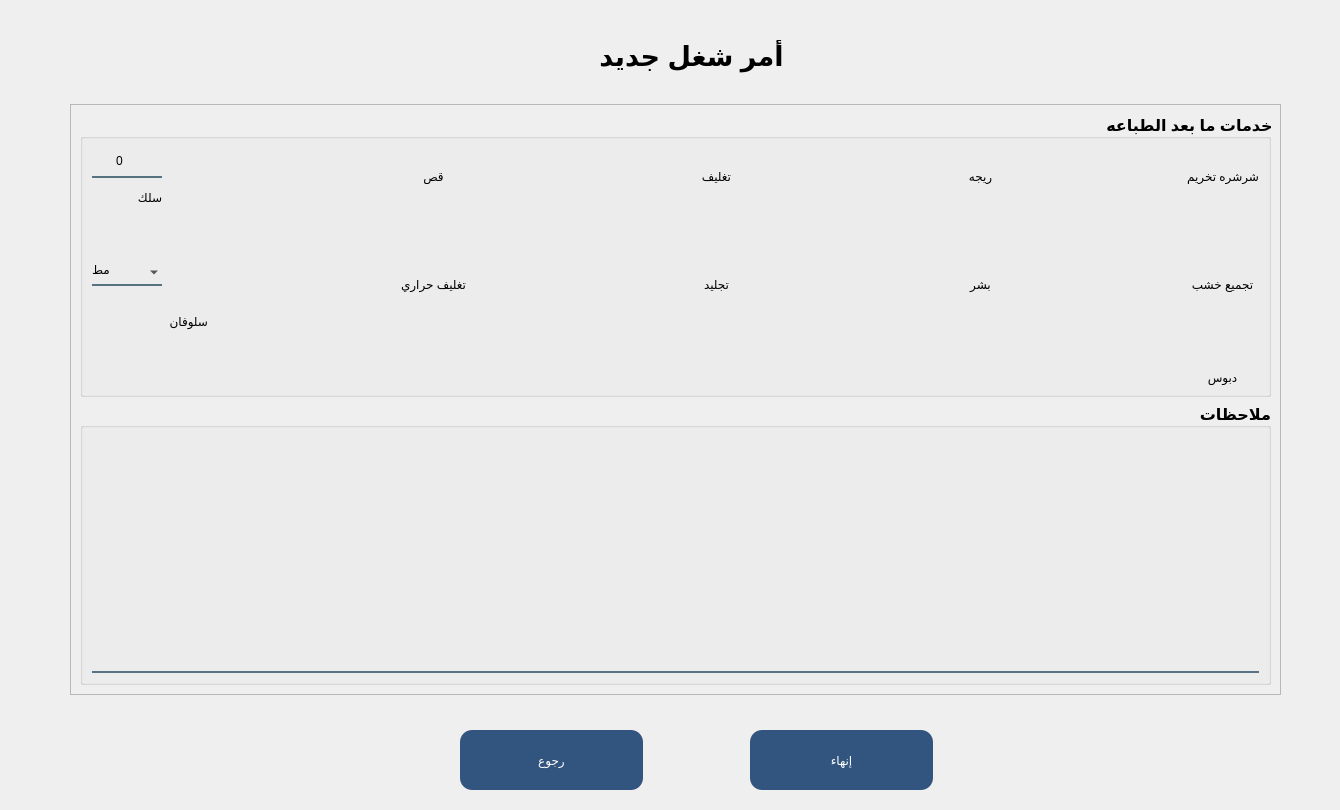
<?xml version="1.0" encoding="UTF-8"?>
<ui version="4.0">
 <class>Form</class>
 <widget class="QWidget" name="Form">
  <property name="geometry">
   <rect>
    <x>0</x>
    <y>0</y>
    <width>1340</width>
    <height>810</height>
   </rect>
  </property>
  <property name="minimumSize">
   <size>
    <width>1340</width>
    <height>810</height>
   </size>
  </property>
  <property name="maximumSize">
   <size>
    <width>1340</width>
    <height>810</height>
   </size>
  </property>
  <property name="windowTitle">
   <string>Form</string>
  </property>
  <widget class="QFrame" name="frame">
   <property name="geometry">
    <rect>
     <x>70</x>
     <y>104</y>
     <width>1211</width>
     <height>591</height>
    </rect>
   </property>
   <property name="frameShape">
    <enum>QFrame::StyledPanel</enum>
   </property>
   <property name="frameShadow">
    <enum>QFrame::Raised</enum>
   </property>
   <layout class="QGridLayout" name="gridLayout_3">
    <item row="0" column="0">
     <widget class="QGroupBox" name="groupBox_5">
      <property name="minimumSize">
       <size>
        <width>0</width>
        <height>0</height>
       </size>
      </property>
      <property name="font">
       <font>
        <pointsize>12</pointsize>
        <weight>75</weight>
        <bold>true</bold>
       </font>
      </property>
      <property name="layoutDirection">
       <enum>Qt::RightToLeft</enum>
      </property>
      <property name="autoFillBackground">
       <bool>false</bool>
      </property>
      <property name="styleSheet">
       <string notr="true">background-color: rgb(0, 0, 0, 0);</string>
      </property>
      <property name="title">
       <string>خدمات ما بعد الطباعه</string>
      </property>
      <property name="alignment">
       <set>Qt::AlignLeading|Qt::AlignLeft|Qt::AlignVCenter</set>
      </property>
      <layout class="QGridLayout" name="gridLayout_2">
       <item row="5" column="0">
        <layout class="QVBoxLayout" name="verticalLayout_17">
         <item>
          <widget class="QCheckBox" name="checkBox_22">
           <property name="font">
            <font>
             <pointsize>18</pointsize>
             <weight>50</weight>
             <bold>false</bold>
            </font>
           </property>
           <property name="styleSheet">
            <string notr="true"/>
           </property>
           <property name="text">
            <string/>
           </property>
           <property name="icon">
            <iconset resource="app_resources.qrc">
             <normaloff>:/icons/icons/icons8-tools-64 (3).png</normaloff>:/icons/icons/icons8-tools-64 (3).png</iconset>
           </property>
           <property name="iconSize">
            <size>
             <width>40</width>
             <height>40</height>
            </size>
           </property>
           <property name="checked">
            <bool>false</bool>
           </property>
          </widget>
         </item>
         <item>
          <widget class="QLabel" name="label_18">
           <property name="text">
            <string>دبوس</string>
           </property>
           <property name="alignment">
            <set>Qt::AlignCenter</set>
           </property>
          </widget>
         </item>
        </layout>
       </item>
       <item row="0" column="4">
        <layout class="QVBoxLayout" name="verticalLayout_3">
         <item>
          <widget class="QCheckBox" name="checkBox_8">
           <property name="font">
            <font>
             <pointsize>18</pointsize>
             <weight>50</weight>
             <bold>false</bold>
            </font>
           </property>
           <property name="styleSheet">
            <string notr="true"/>
           </property>
           <property name="text">
            <string/>
           </property>
           <property name="icon">
            <iconset resource="app_resources.qrc">
             <normaloff>:/icons/icons/icons8-tools-64 (11).png</normaloff>:/icons/icons/icons8-tools-64 (11).png</iconset>
           </property>
           <property name="iconSize">
            <size>
             <width>40</width>
             <height>40</height>
            </size>
           </property>
           <property name="checked">
            <bool>false</bool>
           </property>
          </widget>
         </item>
         <item>
          <widget class="QLabel" name="label_4">
           <property name="text">
            <string>تغليف</string>
           </property>
           <property name="alignment">
            <set>Qt::AlignCenter</set>
           </property>
          </widget>
         </item>
        </layout>
       </item>
       <item row="0" column="6">
        <layout class="QVBoxLayout" name="verticalLayout_4">
         <item>
          <widget class="QCheckBox" name="checkBox_9">
           <property name="font">
            <font>
             <pointsize>18</pointsize>
             <weight>50</weight>
             <bold>false</bold>
            </font>
           </property>
           <property name="styleSheet">
            <string notr="true"/>
           </property>
           <property name="text">
            <string/>
           </property>
           <property name="icon">
            <iconset resource="app_resources.qrc">
             <normaloff>:/icons/icons/icons8-tools-64 (5).png</normaloff>:/icons/icons/icons8-tools-64 (5).png</iconset>
           </property>
           <property name="iconSize">
            <size>
             <width>40</width>
             <height>40</height>
            </size>
           </property>
           <property name="checked">
            <bool>false</bool>
           </property>
          </widget>
         </item>
         <item>
          <widget class="QLabel" name="label_5">
           <property name="text">
            <string>قص</string>
           </property>
           <property name="alignment">
            <set>Qt::AlignCenter</set>
           </property>
          </widget>
         </item>
        </layout>
       </item>
       <item row="3" column="6">
        <layout class="QVBoxLayout" name="verticalLayout_16">
         <item>
          <widget class="QCheckBox" name="checkBox_20">
           <property name="font">
            <font>
             <pointsize>18</pointsize>
             <weight>50</weight>
             <bold>false</bold>
            </font>
           </property>
           <property name="styleSheet">
            <string notr="true"/>
           </property>
           <property name="text">
            <string/>
           </property>
           <property name="icon">
            <iconset resource="app_resources.qrc">
             <normaloff>:/icons/icons/icons8-tools-64 (2).png</normaloff>:/icons/icons/icons8-tools-64 (2).png</iconset>
           </property>
           <property name="iconSize">
            <size>
             <width>40</width>
             <height>40</height>
            </size>
           </property>
           <property name="checked">
            <bool>false</bool>
           </property>
          </widget>
         </item>
         <item>
          <widget class="QLabel" name="label_17">
           <property name="text">
            <string>تغليف حراري</string>
           </property>
           <property name="alignment">
            <set>Qt::AlignCenter</set>
           </property>
          </widget>
         </item>
        </layout>
       </item>
       <item row="3" column="4">
        <layout class="QVBoxLayout" name="verticalLayout_15">
         <item>
          <widget class="QCheckBox" name="checkBox_19">
           <property name="font">
            <font>
             <pointsize>18</pointsize>
             <weight>50</weight>
             <bold>false</bold>
            </font>
           </property>
           <property name="styleSheet">
            <string notr="true"/>
           </property>
           <property name="text">
            <string/>
           </property>
           <property name="icon">
            <iconset resource="app_resources.qrc">
             <normaloff>:/icons/icons/icons8-tools-64 (9).png</normaloff>:/icons/icons/icons8-tools-64 (9).png</iconset>
           </property>
           <property name="iconSize">
            <size>
             <width>40</width>
             <height>40</height>
            </size>
           </property>
           <property name="checked">
            <bool>false</bool>
           </property>
          </widget>
         </item>
         <item>
          <widget class="QLabel" name="label_16">
           <property name="text">
            <string>تجليد</string>
           </property>
           <property name="alignment">
            <set>Qt::AlignCenter</set>
           </property>
          </widget>
         </item>
        </layout>
       </item>
       <item row="3" column="0">
        <layout class="QVBoxLayout" name="verticalLayout_2">
         <item>
          <widget class="QCheckBox" name="checkBox_7">
           <property name="font">
            <font>
             <pointsize>18</pointsize>
             <weight>50</weight>
             <bold>false</bold>
            </font>
           </property>
           <property name="styleSheet">
            <string notr="true"/>
           </property>
           <property name="text">
            <string/>
           </property>
           <property name="icon">
            <iconset resource="app_resources.qrc">
             <normaloff>:/icons/icons/icons8-tools-64 (6).png</normaloff>:/icons/icons/icons8-tools-64 (6).png</iconset>
           </property>
           <property name="iconSize">
            <size>
             <width>40</width>
             <height>40</height>
            </size>
           </property>
           <property name="checked">
            <bool>false</bool>
           </property>
          </widget>
         </item>
         <item>
          <widget class="QLabel" name="label_3">
           <property name="text">
            <string>تجميع خشب</string>
           </property>
           <property name="alignment">
            <set>Qt::AlignCenter</set>
           </property>
          </widget>
         </item>
        </layout>
       </item>
       <item row="0" column="2">
        <layout class="QVBoxLayout" name="verticalLayout_6">
         <item>
          <widget class="QCheckBox" name="checkBox_11">
           <property name="font">
            <font>
             <pointsize>18</pointsize>
             <weight>50</weight>
             <bold>false</bold>
            </font>
           </property>
           <property name="styleSheet">
            <string notr="true"/>
           </property>
           <property name="text">
            <string/>
           </property>
           <property name="icon">
            <iconset resource="app_resources.qrc">
             <normaloff>:/icons/icons/icons8-tools-64 (6).png</normaloff>:/icons/icons/icons8-tools-64 (6).png</iconset>
           </property>
           <property name="iconSize">
            <size>
             <width>40</width>
             <height>40</height>
            </size>
           </property>
           <property name="checked">
            <bool>false</bool>
           </property>
          </widget>
         </item>
         <item>
          <widget class="QLabel" name="label_7">
           <property name="text">
            <string>ريجه</string>
           </property>
           <property name="alignment">
            <set>Qt::AlignCenter</set>
           </property>
          </widget>
         </item>
        </layout>
       </item>
       <item row="3" column="8">
        <layout class="QHBoxLayout" name="horizontalLayout">
         <item>
          <widget class="QLabel" name="label_2">
           <property name="minimumSize">
            <size>
             <width>40</width>
             <height>40</height>
            </size>
           </property>
           <property name="maximumSize">
            <size>
             <width>40</width>
             <height>40</height>
            </size>
           </property>
           <property name="text">
            <string/>
           </property>
           <property name="pixmap">
            <pixmap resource="app_resources.qrc">:/icons/icons/icons8-tools-64 (4).png</pixmap>
           </property>
           <property name="scaledContents">
            <bool>true</bool>
           </property>
          </widget>
         </item>
         <item>
          <widget class="QComboBox" name="comboBox">
           <property name="minimumSize">
            <size>
             <width>70</width>
             <height>0</height>
            </size>
           </property>
           <property name="maximumSize">
            <size>
             <width>70</width>
             <height>16777215</height>
            </size>
           </property>
           <property name="layoutDirection">
            <enum>Qt::LeftToRight</enum>
           </property>
           <property name="styleSheet">
            <string notr="true">background-color:rgba(0, 0, 0, 0);
border:none;
border-bottom:2px solid rgba(46, 82, 101, 200);
font: 11pt &quot;Acumin Pro&quot;;
padding-bottom:7px;</string>
           </property>
           <item>
            <property name="text">
             <string>مط</string>
            </property>
           </item>
           <item>
            <property name="text">
             <string>لامع</string>
            </property>
           </item>
          </widget>
         </item>
        </layout>
       </item>
       <item row="0" column="8">
        <layout class="QHBoxLayout" name="horizontalLayout_2">
         <item>
          <widget class="QLabel" name="label_19">
           <property name="maximumSize">
            <size>
             <width>40</width>
             <height>40</height>
            </size>
           </property>
           <property name="text">
            <string/>
           </property>
           <property name="pixmap">
            <pixmap resource="app_resources.qrc">:/icons/icons/icons8-tools-64 (10).png</pixmap>
           </property>
           <property name="scaledContents">
            <bool>true</bool>
           </property>
          </widget>
         </item>
         <item>
          <widget class="QSpinBox" name="spinBox">
           <property name="minimumSize">
            <size>
             <width>70</width>
             <height>0</height>
            </size>
           </property>
           <property name="maximumSize">
            <size>
             <width>70</width>
             <height>16777215</height>
            </size>
           </property>
           <property name="layoutDirection">
            <enum>Qt::LeftToRight</enum>
           </property>
           <property name="styleSheet">
            <string notr="true">background-color:rgba(0, 0, 0, 0);
border:none;
border-bottom:2px solid rgba(46, 82, 101, 200);
font: 11pt &quot;Acumin Pro&quot;;
padding-bottom:7px;</string>
           </property>
           <property name="alignment">
            <set>Qt::AlignCenter</set>
           </property>
          </widget>
         </item>
        </layout>
       </item>
       <item row="3" column="2">
        <layout class="QVBoxLayout" name="verticalLayout_14">
         <item>
          <widget class="QCheckBox" name="checkBox_18">
           <property name="font">
            <font>
             <pointsize>18</pointsize>
             <weight>50</weight>
             <bold>false</bold>
            </font>
           </property>
           <property name="styleSheet">
            <string notr="true"/>
           </property>
           <property name="text">
            <string/>
           </property>
           <property name="icon">
            <iconset resource="app_resources.qrc">
             <normaloff>:/icons/icons/icons8-tools-64 (8).png</normaloff>:/icons/icons/icons8-tools-64 (8).png</iconset>
           </property>
           <property name="iconSize">
            <size>
             <width>40</width>
             <height>40</height>
            </size>
           </property>
           <property name="checked">
            <bool>false</bool>
           </property>
          </widget>
         </item>
         <item>
          <widget class="QLabel" name="label_15">
           <property name="text">
            <string>بشر</string>
           </property>
           <property name="alignment">
            <set>Qt::AlignCenter</set>
           </property>
          </widget>
         </item>
        </layout>
       </item>
       <item row="0" column="5">
        <spacer name="horizontalSpacer_10">
         <property name="orientation">
          <enum>Qt::Horizontal</enum>
         </property>
         <property name="sizeHint" stdset="0">
          <size>
           <width>109</width>
           <height>20</height>
          </size>
         </property>
        </spacer>
       </item>
       <item row="3" column="7">
        <spacer name="horizontalSpacer_12">
         <property name="orientation">
          <enum>Qt::Horizontal</enum>
         </property>
         <property name="sizeHint" stdset="0">
          <size>
           <width>53</width>
           <height>20</height>
          </size>
         </property>
        </spacer>
       </item>
       <item row="0" column="1">
        <spacer name="horizontalSpacer_7">
         <property name="orientation">
          <enum>Qt::Horizontal</enum>
         </property>
         <property name="sizeHint" stdset="0">
          <size>
           <width>147</width>
           <height>20</height>
          </size>
         </property>
        </spacer>
       </item>
       <item row="0" column="0">
        <layout class="QVBoxLayout" name="verticalLayout_13">
         <item>
          <widget class="QCheckBox" name="checkBox_17">
           <property name="font">
            <font>
             <pointsize>18</pointsize>
             <weight>50</weight>
             <bold>false</bold>
            </font>
           </property>
           <property name="styleSheet">
            <string notr="true"/>
           </property>
           <property name="text">
            <string/>
           </property>
           <property name="icon">
            <iconset resource="app_resources.qrc">
             <normaloff>:/icons/icons/icons8-tools-64 (7).png</normaloff>:/icons/icons/icons8-tools-64 (7).png</iconset>
           </property>
           <property name="iconSize">
            <size>
             <width>40</width>
             <height>40</height>
            </size>
           </property>
           <property name="checked">
            <bool>false</bool>
           </property>
          </widget>
         </item>
         <item>
          <widget class="QLabel" name="label_14">
           <property name="text">
            <string>شرشره تخريم</string>
           </property>
          </widget>
         </item>
        </layout>
       </item>
       <item row="3" column="3">
        <spacer name="horizontalSpacer_9">
         <property name="orientation">
          <enum>Qt::Horizontal</enum>
         </property>
         <property name="sizeHint" stdset="0">
          <size>
           <width>151</width>
           <height>20</height>
          </size>
         </property>
        </spacer>
       </item>
       <item row="1" column="8">
        <widget class="QLabel" name="label_23">
         <property name="text">
          <string>سلك</string>
         </property>
         <property name="alignment">
          <set>Qt::AlignCenter</set>
         </property>
        </widget>
       </item>
       <item row="0" column="7">
        <spacer name="horizontalSpacer_13">
         <property name="orientation">
          <enum>Qt::Horizontal</enum>
         </property>
         <property name="sizeHint" stdset="0">
          <size>
           <width>174</width>
           <height>20</height>
          </size>
         </property>
        </spacer>
       </item>
       <item row="0" column="3">
        <spacer name="horizontalSpacer_8">
         <property name="orientation">
          <enum>Qt::Horizontal</enum>
         </property>
         <property name="sizeHint" stdset="0">
          <size>
           <width>168</width>
           <height>20</height>
          </size>
         </property>
        </spacer>
       </item>
       <item row="4" column="0">
        <spacer name="verticalSpacer_10">
         <property name="orientation">
          <enum>Qt::Vertical</enum>
         </property>
         <property name="sizeHint" stdset="0">
          <size>
           <width>20</width>
           <height>9</height>
          </size>
         </property>
        </spacer>
       </item>
       <item row="4" column="8">
        <widget class="QLabel" name="label_22">
         <property name="text">
          <string>سلوفان</string>
         </property>
        </widget>
       </item>
       <item row="3" column="1">
        <spacer name="horizontalSpacer_16">
         <property name="orientation">
          <enum>Qt::Horizontal</enum>
         </property>
         <property name="sizeHint" stdset="0">
          <size>
           <width>127</width>
           <height>20</height>
          </size>
         </property>
        </spacer>
       </item>
       <item row="3" column="5">
        <spacer name="horizontalSpacer_11">
         <property name="orientation">
          <enum>Qt::Horizontal</enum>
         </property>
         <property name="sizeHint" stdset="0">
          <size>
           <width>112</width>
           <height>20</height>
          </size>
         </property>
        </spacer>
       </item>
       <item row="2" column="4">
        <spacer name="verticalSpacer_16">
         <property name="orientation">
          <enum>Qt::Vertical</enum>
         </property>
         <property name="sizeHint" stdset="0">
          <size>
           <width>115</width>
           <height>18</height>
          </size>
         </property>
        </spacer>
       </item>
      </layout>
     </widget>
    </item>
    <item row="1" column="0">
     <widget class="QGroupBox" name="groupBox">
      <property name="font">
       <font>
        <pointsize>12</pointsize>
        <weight>75</weight>
        <bold>true</bold>
       </font>
      </property>
      <property name="title">
       <string>ملاحظات</string>
      </property>
      <property name="alignment">
       <set>Qt::AlignRight|Qt::AlignTrailing|Qt::AlignVCenter</set>
      </property>
      <layout class="QGridLayout" name="gridLayout">
       <item row="0" column="0">
        <widget class="QTextEdit" name="textEdit">
         <property name="styleSheet">
          <string notr="true">background-color:rgba(0, 0, 0, 0);
border:none;
border-bottom:2px solid rgba(46, 82, 101, 200);

padding-bottom:7px;
font: 13pt &quot;Acumin Pro&quot;;</string>
         </property>
        </widget>
       </item>
      </layout>
     </widget>
    </item>
   </layout>
  </widget>
  <widget class="QLabel" name="label">
   <property name="geometry">
    <rect>
     <x>600</x>
     <y>40</y>
     <width>183</width>
     <height>33</height>
    </rect>
   </property>
   <property name="maximumSize">
    <size>
     <width>271</width>
     <height>71</height>
    </size>
   </property>
   <property name="font">
    <font>
     <pointsize>20</pointsize>
     <weight>75</weight>
     <bold>true</bold>
    </font>
   </property>
   <property name="text">
    <string>أمر شغل جديد</string>
   </property>
   <property name="alignment">
    <set>Qt::AlignCenter</set>
   </property>
  </widget>
  <widget class="QPushButton" name="bck_btn">
   <property name="geometry">
    <rect>
     <x>460</x>
     <y>730</y>
     <width>183</width>
     <height>60</height>
    </rect>
   </property>
   <property name="minimumSize">
    <size>
     <width>183</width>
     <height>60</height>
    </size>
   </property>
   <property name="maximumSize">
    <size>
     <width>16777215</width>
     <height>16777215</height>
    </size>
   </property>
   <property name="styleSheet">
    <string notr="true">font: 11pt &quot;Acumin Pro&quot;;
color: rgb(255, 255, 255);
background-color: rgb(50, 85, 127);

 border-radius: 12px;
</string>
   </property>
   <property name="text">
    <string>رجوع</string>
   </property>
  </widget>
  <widget class="QPushButton" name="end_btn">
   <property name="geometry">
    <rect>
     <x>750</x>
     <y>730</y>
     <width>183</width>
     <height>60</height>
    </rect>
   </property>
   <property name="minimumSize">
    <size>
     <width>183</width>
     <height>60</height>
    </size>
   </property>
   <property name="maximumSize">
    <size>
     <width>16777215</width>
     <height>16777215</height>
    </size>
   </property>
   <property name="styleSheet">
    <string notr="true">font: 11pt &quot;Acumin Pro&quot;;
color: rgb(255, 255, 255);
background-color: rgb(50, 85, 127);

 border-radius: 12px;
</string>
   </property>
   <property name="text">
    <string>إنهاء</string>
   </property>
  </widget>
  <widget class="QLabel" name="label_12">
   <property name="geometry">
    <rect>
     <x>-20</x>
     <y>0</y>
     <width>1361</width>
     <height>821</height>
    </rect>
   </property>
   <property name="minimumSize">
    <size>
     <width>1361</width>
     <height>821</height>
    </size>
   </property>
   <property name="maximumSize">
    <size>
     <width>1361</width>
     <height>821</height>
    </size>
   </property>
   <property name="text">
    <string/>
   </property>
   <property name="pixmap">
    <pixmap resource="app_resources.qrc">:/login/images/30663.jpg</pixmap>
   </property>
   <property name="scaledContents">
    <bool>true</bool>
   </property>
  </widget>
  <zorder>label_12</zorder>
  <zorder>frame</zorder>
  <zorder>label</zorder>
  <zorder>bck_btn</zorder>
  <zorder>end_btn</zorder>
 </widget>
 <resources>
  <include location="app_resources.qrc"/>
  <include location="C:/Program Files (x86)/Qt Designer/app_resources.qrc"/>
 </resources>
 <connections/>
</ui>
